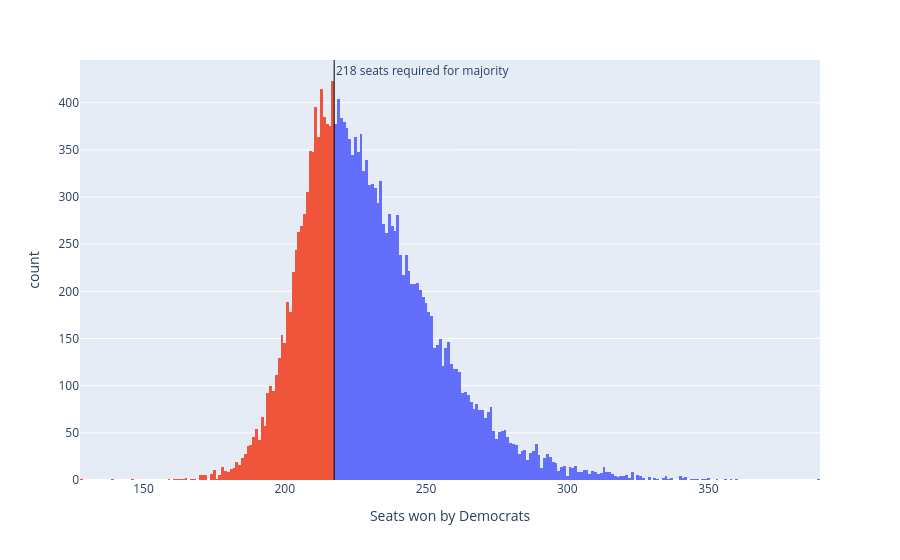

This figure's notebook cell:
### Code cell
sims_hist = px.histogram(seat_sims, x='seats', nbins=np.unique(seat_sims['seats']).shape[0]*2, color='winner', 
                         labels={'seats':'Seats won by Democrats', 'winner': 'Winner'})
sims_hist.update_traces(showlegend=False)
sims_hist.add_vline(x=217.5, line_width=1, line_color='black', annotation_text='218 seats required for majority', 
                    annotation_position='top right')
sims_hist

### Figure 1 — Plotly figure (JSON) as saved in the notebook; plotly's stock layout.template omitted (floating-point values rounded to 4 significant figures; data arrays with more than 128 entries replaced by an {"elided": "..."} marker saying what was removed)
{"data": [{"bingroup": "x", "hovertemplate": "Winner=Democrats<br>Seats won by Democrats=%{x}<br>count=%{y}<extra></extra>", "legendgroup": "Democrats", "marker": {"color": "#636efa", "pattern": {"shape": ""}}, "name": "Democrats", "nbinsx": 376, "orientation": "v", "showlegend": false, "type": "histogram", "x": {"elided": "13263 int values"}, "xaxis": "x", "yaxis": "y"}, {"bingroup": "x", "hovertemplate": "Winner=Republicans<br>Seats won by Democrats=%{x}<br>count=%{y}<extra></extra>", "legendgroup": "Republicans", "marker": {"color": "#EF553B", "pattern": {"shape": ""}}, "name": "Republicans", "nbinsx": 376, "orientation": "v", "showlegend": false, "type": "histogram", "x": {"elided": "6737 int values"}, "xaxis": "x", "yaxis": "y"}], "layout": {"annotations": [{"showarrow": false, "text": "218 seats required for majority", "x": 217.5, "xanchor": "left", "xref": "x", "y": 1, "yanchor": "top", "yref": "y domain"}], "barmode": "relative", "legend": {"title": {"text": "Winner"}, "tracegroupgap": 0}, "margin": {"t": 60}, "shapes": [{"line": {"color": "black", "width": 1}, "type": "line", "x0": 217.5, "x1": 217.5, "xref": "x", "y0": 0, "y1": 1, "yref": "y domain"}], "xaxis": {"anchor": "y", "domain": [0, 1], "title": {"text": "Seats won by Democrats"}}, "yaxis": {"anchor": "x", "domain": [0, 1], "title": {"text": "count"}}}}
